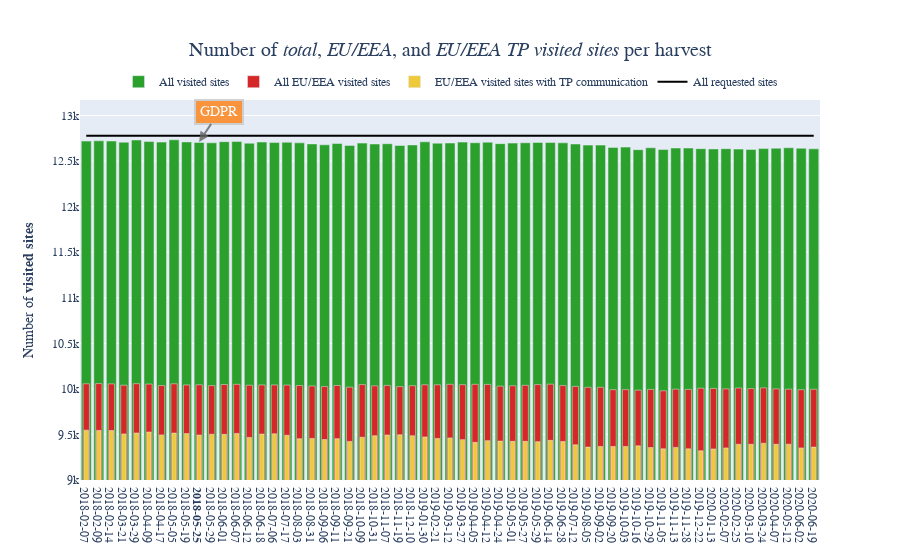

Notebook code for this chart:
### Code cell
# Choose a color palette
colors = ['#2CA02C', '#D62728', '#EECA3B']
palette = cycle(colors)


# Initialie figure
fig = go.Figure()

# Add traces
fig.add_trace(
    go.Bar(name='All visited sites',
           x=df_dates['date'],
           y=df_TPs['visited_sites'],
           marker_color=next(palette)
          )
)

fig.add_trace(
    go.Bar(name='All EU/EEA visited sites',
           x=df_dates['date'],
           y=df_TPs['visited_sites_EU'],
           width=0.5,
           marker_color=next(palette)
          )
)

fig.add_trace(
    go.Bar(name='EU/EEA visited sites with TP communication',
           x=df_dates['date'],
           y=df_TPs['visited_sites_EU_FP_TP'],
           width=0.35,
           marker_color=next(palette)
          )
)

fig.add_trace(
    go.Scatter(name='All requested sites', 
               x=df_dates['date'], 
               y=df_TPs['total_requested'],
               marker_color='black'))

# Make x-axis categorical
fig.update_xaxes(type='category')

# Use date values from DF for x-axis 
fig.update_xaxes(tickvals=df_dates['date'])

# Set the mode
fig.update_layout(barmode='overlay')

# Set y-axis title
fig.update_yaxes(title_text="Number of <b>visited sites</b>")

# Add centered figure title, set the legent and font
fig.update_layout(
    title={
        'text': "Number of <i>total</i>, <i>EU/EEA</i>, and <i>EU/EEA TP visited sites</i> per harvest<br>",
        'y':0.9,
        'x':0.5,
        'xanchor': 'center',
        'yanchor': 'top',
        'font':dict(size=20)},
    font=dict(
        family="Courier New, monospace",
    ),
)

# Add annotation
fig.add_annotation(
        x=9,
        y=12710,
        xref="x",
        yref="y",
        text="GDPR",
        showarrow=True,
        font=dict(
            family="Courier New, monospace",
            size=14,
            color="#ffffff"
            ),
        align="center",
        arrowhead=2,
        arrowsize=1,
        arrowwidth=2,
        arrowcolor="#636363",
        ax=20,
        ay=-30,
        bordercolor="#c7c7c7",
        borderwidth=2,
        borderpad=4,
        bgcolor="#ff7f0e",
        opacity=0.8
        )

# Change legend location
fig.update_layout(
    legend=dict(
        orientation="h",
        yanchor="bottom",
        y=1.01,
        xanchor="center",
        x=0.5
    ),
)

# Set y-axis range
fig.update_yaxes(range=[9000,13170])


# Set plot size - use when exporting
#fig.update_layout(
#    autosize=False,
#    width=1100,
#    height=600,
#    )

# Plot 
iplot(fig)

### Figure 1 — Plotly figure (JSON) as saved in the notebook; plotly's stock layout.template omitted (floating-point values rounded to 4 significant figures)
{"data": [{"marker": {"color": "#2CA02C"}, "name": "All visited sites", "type": "bar", "x": ["2018-02-07", "2018-02-09", "2018-02-14", "2018-03-21", "2018-03-29", "2018-04-09", "2018-04-17", "2018-05-05", "2018-05-19", "<b>2018-05-25</b>", "2018-05-29", "2018-06-01", "2018-06-07", "2018-06-12", "2018-06-18", "2018-07-06", "2018-07-17", "2018-08-03", "2018-08-31", "2018-09-06", "2018-09-11", "2018-09-21", "2018-10-09", "2018-10-31", "2018-11-07", "2018-11-19", "2018-12-10", "2019-01-30", "2019-02-21", "2019-03-12", "2019-03-27", "2019-04-05", "2019-04-12", "2019-04-24", "2019-05-01", "2019-05-27", "2019-05-29", "2019-06-14", "2019-06-28", "2019-07-12", "2019-08-05", "2019-09-02", "2019-09-20", "2019-10-03", "2019-10-16", "2019-10-29", "2019-11-05", "2019-11-13", "2019-11-28", "2019-12-22", "2020-01-13", "2020-02-07", "2020-02-25", "2020-03-10", "2020-03-24", "2020-04-07", "2020-05-12", "2020-06-02", "2020-06-19"], "y": [12719, 12722, 12720, 12707, 12731, 12714, 12708, 12733, 12710, 12704, 12700, 12713, 12715, 12696, 12709, 12703, 12706, 12700, 12688, 12678, 12692, 12672, 12697, 12687, 12690, 12671, 12677, 12711, 12696, 12698, 12708, 12701, 12707, 12691, 12697, 12701, 12704, 12703, 12700, 12687, 12675, 12675, 12650, 12653, 12625, 12646, 12626, 12643, 12643, 12636, 12633, 12636, 12631, 12627, 12637, 12641, 12646, 12641, 12634]}, {"marker": {"color": "#D62728"}, "name": "All EU/EEA visited sites", "type": "bar", "width": 0.5, "x": ["2018-02-07", "2018-02-09", "2018-02-14", "2018-03-21", "2018-03-29", "2018-04-09", "2018-04-17", "2018-05-05", "2018-05-19", "<b>2018-05-25</b>", "2018-05-29", "2018-06-01", "2018-06-07", "2018-06-12", "2018-06-18", "2018-07-06", "2018-07-17", "2018-08-03", "2018-08-31", "2018-09-06", "2018-09-11", "2018-09-21", "2018-10-09", "2018-10-31", "2018-11-07", "2018-11-19", "2018-12-10", "2019-01-30", "2019-02-21", "2019-03-12", "2019-03-27", "2019-04-05", "2019-04-12", "2019-04-24", "2019-05-01", "2019-05-27", "2019-05-29", "2019-06-14", "2019-06-28", "2019-07-12", "2019-08-05", "2019-09-02", "2019-09-20", "2019-10-03", "2019-10-16", "2019-10-29", "2019-11-05", "2019-11-13", "2019-11-28", "2019-12-22", "2020-01-13", "2020-02-07", "2020-02-25", "2020-03-10", "2020-03-24", "2020-04-07", "2020-05-12", "2020-06-02", "2020-06-19"], "y": [10056, 10058, 10055, 10040, 10057, 10053, 10036, 10056, 10043, 10045, 10036, 10048, 10050, 10040, 10043, 10043, 10042, 10037, 10032, 10025, 10037, 10019, 10047, 10033, 10038, 10025, 10035, 10045, 10045, 10050, 10046, 10050, 10049, 10030, 10034, 10039, 10047, 10052, 10036, 10027, 10017, 10017, 9991, 9992, 9986, 9994, 9979, 9997, 9994, 10007, 10005, 10000, 10009, 10003, 10011, 10000, 9997, 9991, 9996]}, {"marker": {"color": "#EECA3B"}, "name": "EU/EEA visited sites with TP communication", "type": "bar", "width": 0.35, "x": ["2018-02-07", "2018-02-09", "2018-02-14", "2018-03-21", "2018-03-29", "2018-04-09", "2018-04-17", "2018-05-05", "2018-05-19", "<b>2018-05-25</b>", "2018-05-29", "2018-06-01", "2018-06-07", "2018-06-12", "2018-06-18", "2018-07-06", "2018-07-17", "2018-08-03", "2018-08-31", "2018-09-06", "2018-09-11", "2018-09-21", "2018-10-09", "2018-10-31", "2018-11-07", "2018-11-19", "2018-12-10", "2019-01-30", "2019-02-21", "2019-03-12", "2019-03-27", "2019-04-05", "2019-04-12", "2019-04-24", "2019-05-01", "2019-05-27", "2019-05-29", "2019-06-14", "2019-06-28", "2019-07-12", "2019-08-05", "2019-09-02", "2019-09-20", "2019-10-03", "2019-10-16", "2019-10-29", "2019-11-05", "2019-11-13", "2019-11-28", "2019-12-22", "2020-01-13", "2020-02-07", "2020-02-25", "2020-03-10", "2020-03-24", "2020-04-07", "2020-05-12", "2020-06-02", "2020-06-19"], "y": [9547, 9544, 9543, 9506, 9516, 9527, 9495, 9515, 9509, 9494, 9502, 9501, 9511, 9467, 9504, 9507, 9491, 9453, 9456, 9444, 9454, 9423, 9469, 9486, 9494, 9496, 9486, 9473, 9456, 9462, 9443, 9413, 9432, 9427, 9424, 9424, 9421, 9435, 9422, 9386, 9361, 9368, 9368, 9368, 9375, 9356, 9342, 9358, 9342, 9321, 9341, 9352, 9392, 9392, 9403, 9392, 9393, 9352, 9361]}, {"marker": {"color": "black"}, "name": "All requested sites", "type": "scatter", "x": ["2018-02-07", "2018-02-09", "2018-02-14", "2018-03-21", "2018-03-29", "2018-04-09", "2018-04-17", "2018-05-05", "2018-05-19", "<b>2018-05-25</b>", "2018-05-29", "2018-06-01", "2018-06-07", "2018-06-12", "2018-06-18", "2018-07-06", "2018-07-17", "2018-08-03", "2018-08-31", "2018-09-06", "2018-09-11", "2018-09-21", "2018-10-09", "2018-10-31", "2018-11-07", "2018-11-19", "2018-12-10", "2019-01-30", "2019-02-21", "2019-03-12", "2019-03-27", "2019-04-05", "2019-04-12", "2019-04-24", "2019-05-01", "2019-05-27", "2019-05-29", "2019-06-14", "2019-06-28", "2019-07-12", "2019-08-05", "2019-09-02", "2019-09-20", "2019-10-03", "2019-10-16", "2019-10-29", "2019-11-05", "2019-11-13", "2019-11-28", "2019-12-22", "2020-01-13", "2020-02-07", "2020-02-25", "2020-03-10", "2020-03-24", "2020-04-07", "2020-05-12", "2020-06-02", "2020-06-19"], "y": [12778, 12778, 12778, 12778, 12778, 12778, 12778, 12778, 12778, 12778, 12778, 12778, 12778, 12778, 12778, 12778, 12778, 12778, 12778, 12778, 12778, 12778, 12778, 12778, 12778, 12778, 12778, 12778, 12778, 12778, 12778, 12778, 12778, 12778, 12778, 12778, 12778, 12778, 12778, 12778, 12778, 12778, 12778, 12778, 12778, 12778, 12778, 12778, 12778, 12778, 12778, 12778, 12778, 12778, 12778, 12778, 12778, 12778, 12778]}], "layout": {"annotations": [{"align": "center", "arrowcolor": "#636363", "arrowhead": 2, "arrowsize": 1, "arrowwidth": 2, "ax": 20, "ay": -30, "bgcolor": "#ff7f0e", "bordercolor": "#c7c7c7", "borderpad": 4, "borderwidth": 2, "font": {"color": "#ffffff", "family": "Courier New, monospace", "size": 14}, "opacity": 0.8, "showarrow": true, "text": "GDPR", "x": 9, "xref": "x", "y": 12710, "yref": "y"}], "barmode": "overlay", "font": {"family": "Courier New, monospace"}, "legend": {"orientation": "h", "x": 0.5, "xanchor": "center", "y": 1.01, "yanchor": "bottom"}, "title": {"font": {"size": 20}, "text": "Number of <i>total</i>, <i>EU/EEA</i>, and <i>EU/EEA TP visited sites</i> per harvest<br>", "x": 0.5, "xanchor": "center", "y": 0.9, "yanchor": "top"}, "xaxis": {"tickvals": ["2018-02-07", "2018-02-09", "2018-02-14", "2018-03-21", "2018-03-29", "2018-04-09", "2018-04-17", "2018-05-05", "2018-05-19", "<b>2018-05-25</b>", "2018-05-29", "2018-06-01", "2018-06-07", "2018-06-12", "2018-06-18", "2018-07-06", "2018-07-17", "2018-08-03", "2018-08-31", "2018-09-06", "2018-09-11", "2018-09-21", "2018-10-09", "2018-10-31", "2018-11-07", "2018-11-19", "2018-12-10", "2019-01-30", "2019-02-21", "2019-03-12", "2019-03-27", "2019-04-05", "2019-04-12", "2019-04-24", "2019-05-01", "2019-05-27", "2019-05-29", "2019-06-14", "2019-06-28", "2019-07-12", "2019-08-05", "2019-09-02", "2019-09-20", "2019-10-03", "2019-10-16", "2019-10-29", "2019-11-05", "2019-11-13", "2019-11-28", "2019-12-22", "2020-01-13", "2020-02-07", "2020-02-25", "2020-03-10", "2020-03-24", "2020-04-07", "2020-05-12", "2020-06-02", "2020-06-19"], "type": "category"}, "yaxis": {"range": [9000, 13170], "title": {"text": "Number of <b>visited sites</b>"}}}}
